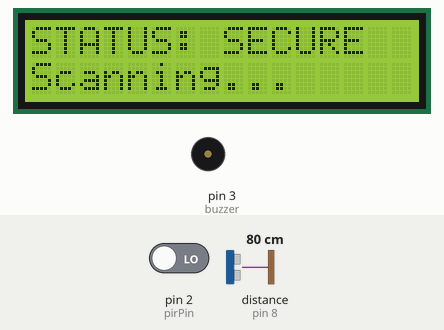
Simulated run of this sketch. Board: Arduino Uno, built with avr-gcc and run on an emulated ATmega328P. Shown: 16×2 character LCD, buzzer (waves = sounding). Wiring (inferred from the names in the program): ultrasonic range finder: trigger pin 9; echo pin 8. Inputs (shaded band) come from the test bench; at power-on: pin 2 (pirPin) LOW, distance to the obstacle (sensor on pin 8) 80 cm. The echo pulse lasts 58.3 µs per cm; what the sketch prints to the serial monitor is not drawn.

Above: at 5.3 s.
5.4 s: pin 2 (pirPin) driven HIGH
At 7.1 s:
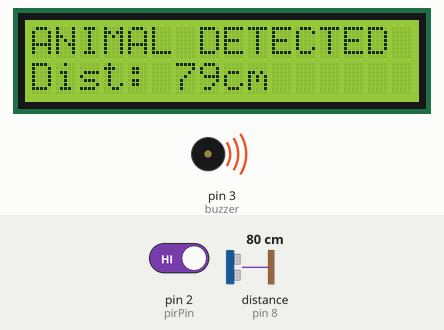
8.5 s: distance to the obstacle (sensor on pin 8) set to 18 cm
At 9.3 s:
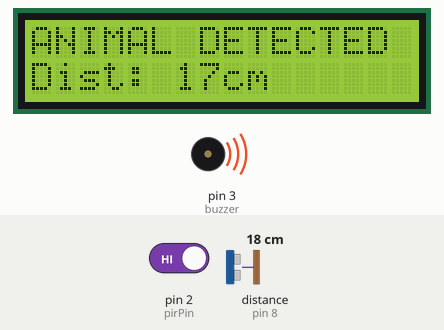
10.4 s: distance to the obstacle (sensor on pin 8) set to 2 cm
At 11.3 s:
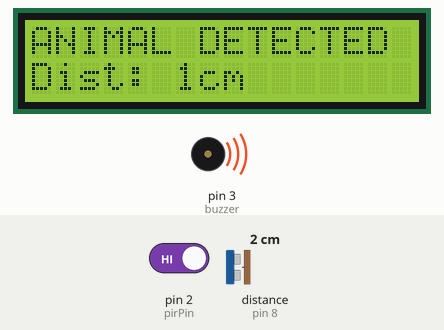
13.1 s: distance to the obstacle (sensor on pin 8) set to 4 cm
At 13.9 s:
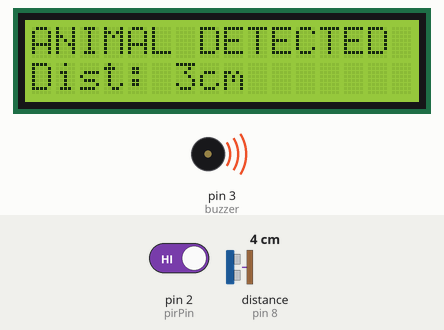
14.6 s: distance to the obstacle (sensor on pin 8) set to 120 cm
At 16.2 s:
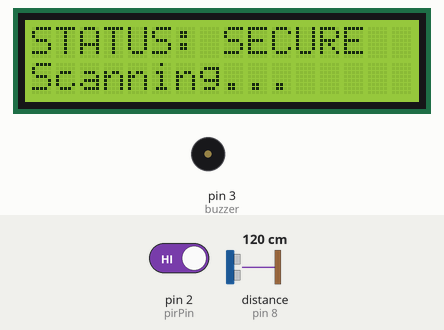
Timing chart, 0 to 17.2 s (numbered marks = the images above; inputs shaded):
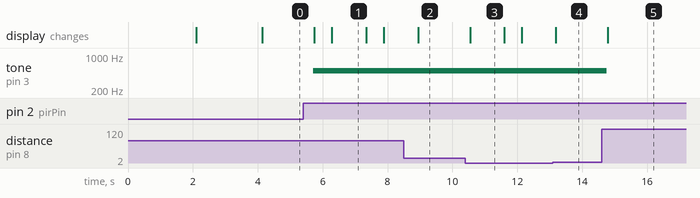

The sketch:

IOT_Arduino_Code.ino
```cpp
#include <Wire.h>
#include <LiquidCrystal_I2C.h>

LiquidCrystal_I2C lcd(0x27, 16, 2);

// Pins
const int trigPin = 9;
const int echoPin = 8;
const int pirPin = 2;
const int buzzer = 3;

void setup() {
  Serial.begin(9600);
  lcd.init();
  lcd.backlight();

  pinMode(trigPin, OUTPUT);
  pinMode(echoPin, INPUT);
  pinMode(pirPin, INPUT);
  pinMode(buzzer, OUTPUT);

  lcd.print("SYSTEM READY");
  lcd.setCursor(0, 1); lcd.print("Asish Project");
  delay(2000);
  lcd.clear();
  lcd.print("Loading States...");
  delay(2000);
}

bool alarmActive = false;

void loop() {
  // 1. Measure Distance (Ultrasonic)
  digitalWrite(trigPin, LOW);
  delayMicroseconds(2);
  digitalWrite(trigPin, HIGH);
  delayMicroseconds(10);
  digitalWrite(trigPin, LOW);

  long duration = pulseIn(echoPin, HIGH, 30000);
  int distance = (duration * 0.034) / 2;

  // 2. Check Motion (PIR)
  int motion = digitalRead(pirPin);

  // 3. Simple Alarm Logic
  // If motion is detected AND distance is between 1cm and 100cm
  if (motion == HIGH && distance > 0 && distance < 100) {
    alarmActive = true;
  }

  if(alarmActive && distance > 0 && distance < 100){
    tone(buzzer, 500); // Sound ON

    lcd.setCursor(0, 0); lcd.print("ANIMAL DETECTED ");
    lcd.setCursor(0, 1); lcd.print("Dist: "); lcd.print(distance); lcd.print("cm    ");

    Serial.print("ALARM! Animal Detected --> Distance: "); Serial.println(distance);
  }
  else {
    noTone(buzzer); // Sound OFF
    digitalWrite(buzzer, LOW);

    alarmActive = false;
    lcd.setCursor(0, 0); lcd.print("STATUS: SECURE  ");
    lcd.setCursor(0, 1); lcd.print("Scanning...    ");
  }

  delay(500); // Wait a bit before checking again
}
```

Measured:
- after the input at 5.4 s, tone on pin 3 (buzzer): silent → 500 Hz after 0.32 s; the display: first changes after 0.35 s (image 1 shows a later state)
- after the input at 8.5 s, the display: changes after 0.45 s (image 2)
- after the input at 10.4 s, the display: changes after 0.14 s (image 3)
- after the input at 13.1 s, the display: changes after 0.09 s (image 4)
- after the input at 14.6 s, tone on pin 3 (buzzer): 500 Hz → silent after 0.16 s; the display: changes after 0.19 s (image 5)
- what the display in image 3 shows lasts 1.1 s, from 10.5 s to 11.6 s
